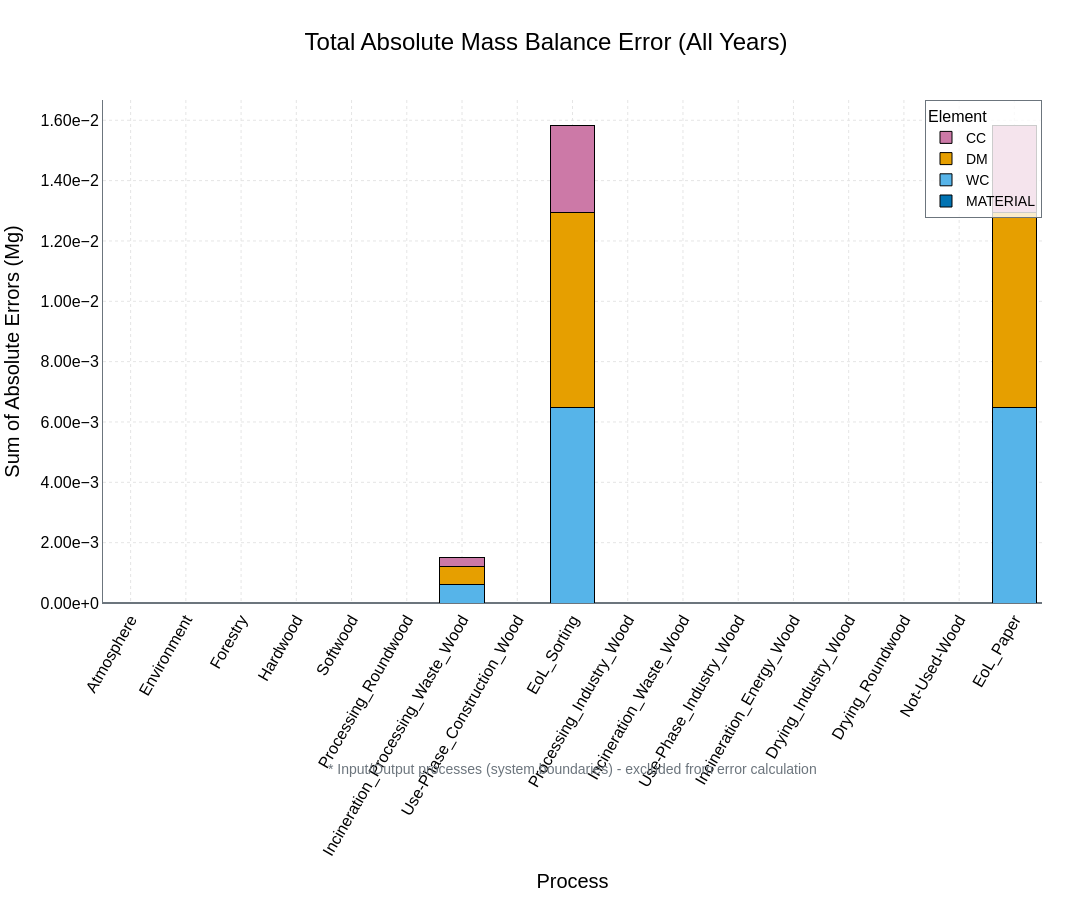

Notebook code cell kept with this figure:
### Markdown cell above
## 2.3 Mass Balance Verification

### Code cell
print(format_header("MASS BALANCE VERIFICATION (BASELINE)", level=2))
plotting.plot_total_mass_balance_error(mfa_results_baseline)
plotting.plot_optimized_mass_balance_error(mfa_results_baseline)

### Figure 1 — Plotly figure (JSON) as saved in the notebook; plotly's stock layout.template omitted (floating-point values rounded to 4 significant figures)
{"data": [{"hovertemplate": "<b>%{x}</b><br>MATERIAL: %{y:.2e} Mg<extra></extra>", "marker": {"color": "#0173B2", "line": {"color": "#000000", "width": 1}}, "name": "MATERIAL", "type": "bar", "x": ["Atmosphere", "Environment", "Forestry", "Hardwood", "Softwood", "Processing_Roundwood", "Incineration_Processing_Waste_Wood", "Use-Phase_Construction_Wood", "EoL_Sorting", "Processing_Industry_Wood", "Incineration_Waste_Wood", "Use-Phase_Industry_Wood", "Incineration_Energy_Wood", "Drying_Industry_Wood", "Drying_Roundwood", "Not-Used-Wood", "EoL_Paper"], "y": [0, 0, 2.328e-10, 1.994e-09, 3.318e-09, 1.557e-09, 1.455e-08, 0, 2.246e-08, 4.984e-10, 2.048e-09, 0, 2.437e-09, 2.023e-09, 3.856e-09, 6.512e-10, 2.153e-08]}, {"hovertemplate": "<b>%{x}</b><br>WC: %{y:.2e} Mg<extra></extra>", "marker": {"color": "#56B4E9", "line": {"color": "#000000", "width": 1}}, "name": "WC", "type": "bar", "x": ["Atmosphere", "Environment", "Forestry", "Hardwood", "Softwood", "Processing_Roundwood", "Incineration_Processing_Waste_Wood", "Use-Phase_Construction_Wood", "EoL_Sorting", "Processing_Industry_Wood", "Incineration_Waste_Wood", "Use-Phase_Industry_Wood", "Incineration_Energy_Wood", "Drying_Industry_Wood", "Drying_Roundwood", "Not-Used-Wood", "EoL_Paper"], "y": [0, 0, 1.586e-09, 6.294e-10, 1.39e-09, 9.186e-11, 0.0006095, 0, 0.006465, 5.434e-11, 0, 0, 0, 2.983e-10, 1.601e-10, 0, 0.006465]}, {"hovertemplate": "<b>%{x}</b><br>DM: %{y:.2e} Mg<extra></extra>", "marker": {"color": "#E69F00", "line": {"color": "#000000", "width": 1}}, "name": "DM", "type": "bar", "x": ["Atmosphere", "Environment", "Forestry", "Hardwood", "Softwood", "Processing_Roundwood", "Incineration_Processing_Waste_Wood", "Use-Phase_Construction_Wood", "EoL_Sorting", "Processing_Industry_Wood", "Incineration_Waste_Wood", "Use-Phase_Industry_Wood", "Incineration_Energy_Wood", "Drying_Industry_Wood", "Drying_Roundwood", "Not-Used-Wood", "EoL_Paper"], "y": [0, 0, 1.775e-09, 1.353e-09, 2.459e-09, 1.295e-09, 0.0006095, 0, 0.006465, 1e-09, 1.106e-09, 0, 6.949e-10, 0, 0, 1.764e-10, 0.006465]}, {"hovertemplate": "<b>%{x}</b><br>CC: %{y:.2e} Mg<extra></extra>", "marker": {"color": "#CC79A7", "line": {"color": "#000000", "width": 1}}, "name": "CC", "type": "bar", "x": ["Atmosphere", "Environment", "Forestry", "Hardwood", "Softwood", "Processing_Roundwood", "Incineration_Processing_Waste_Wood", "Use-Phase_Construction_Wood", "EoL_Sorting", "Processing_Industry_Wood", "Incineration_Waste_Wood", "Use-Phase_Industry_Wood", "Incineration_Energy_Wood", "Drying_Industry_Wood", "Drying_Roundwood", "Not-Used-Wood", "EoL_Paper"], "y": [0, 0, 2.445e-09, 5.966e-10, 1.652e-09, 1.266e-09, 0.0002743, 0, 0.002909, 1.812e-09, 3.693e-10, 0, 3.238e-10, 3.474e-10, 1.979e-09, 3.856e-10, 0.002909]}], "layout": {"annotations": [{"font": {"color": "#6C757D", "size": 14}, "showarrow": false, "text": "* Input/Output processes (system boundaries) - excluded from error calculation", "x": 0.5, "xanchor": "center", "xref": "paper", "y": -0.35, "yref": "paper"}], "barmode": "stack", "font": {"color": "#000000", "family": "Arial, sans-serif", "size": 18}, "height": 900, "legend": {"bgcolor": "rgba(255,255,255,0.8)", "bordercolor": "#6C757D", "borderwidth": 1, "font": {"size": 14}, "orientation": "v", "title": {"font": {"size": 16}, "text": "Element"}, "x": 1, "xanchor": "right", "y": 1, "yanchor": "top"}, "margin": {"b": 200, "l": 100, "r": 50, "t": 100}, "paper_bgcolor": "#FFFFFF", "plot_bgcolor": "#FFFFFF", "title": {"font": {"color": "#000000", "family": "Arial, sans-serif", "size": 24}, "text": "Total Absolute Mass Balance Error (All Years)", "x": 0.5, "xanchor": "center"}, "width": 1200, "xaxis": {"gridcolor": "#E5E5E5", "griddash": "dot", "gridwidth": 1, "linecolor": "#6C757D", "linewidth": 1, "tickangle": -60, "tickfont": {"color": "#000000", "family": "Arial, sans-serif", "size": 16}, "title": {"font": {"color": "#000000", "family": "Arial, sans-serif", "size": 20}, "text": "Process"}, "zeroline": true, "zerolinecolor": "#6C757D"}, "yaxis": {"gridcolor": "#E5E5E5", "griddash": "dot", "gridwidth": 1, "linecolor": "#6C757D", "linewidth": 1, "rangemode": "tozero", "tickfont": {"color": "#000000", "family": "Arial, sans-serif", "size": 16}, "tickformat": ".2e", "title": {"font": {"color": "#000000", "family": "Arial, sans-serif", "size": 20}, "text": "Sum of Absolute Errors (Mg)"}, "zeroline": true, "zerolinecolor": "#6C757D"}}}
